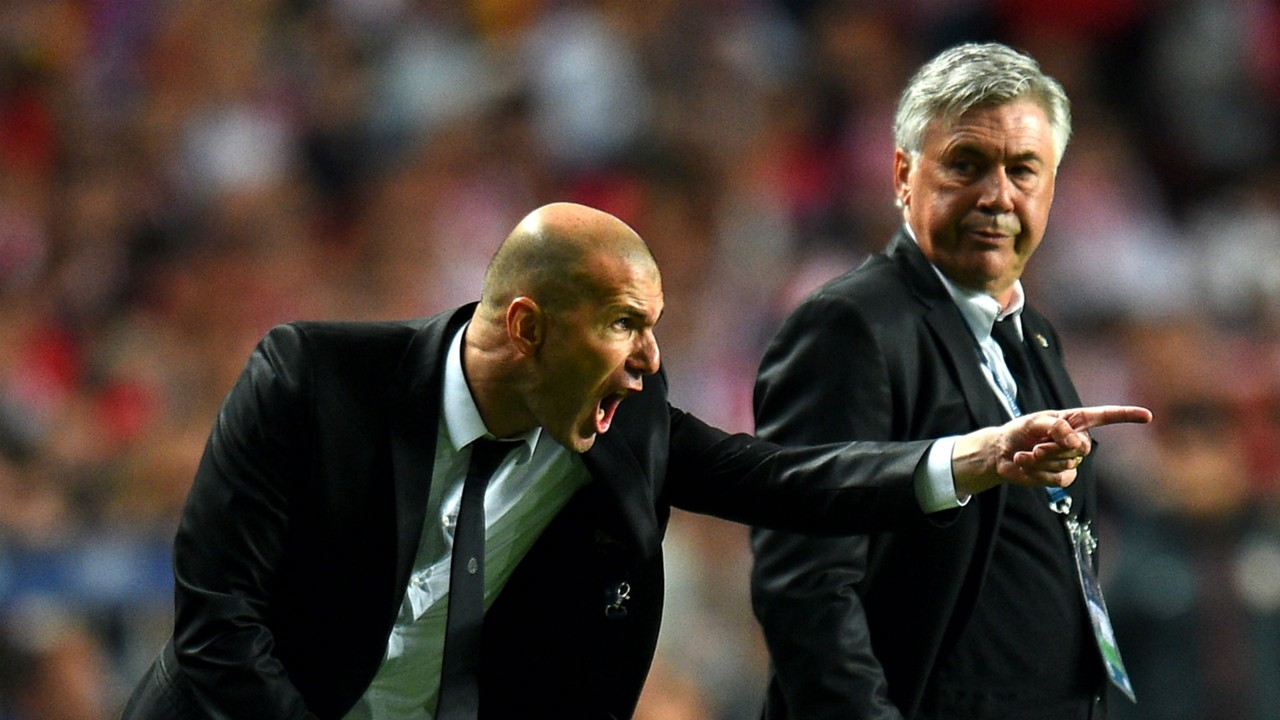
#> input picture 图像处理/data/img.png, 1280 x 720 px; the run also reads 1 picture not shown here
$ python 'CV2测试2.py'   (older library calls are emulated)
#> lines starting #> are read from the running program, lines starting #| are printed output that depends on the picture; after the words box and inside, x2 and y2 are one past the last pixel; in counts of white or black regions, pixels touching at a corner belong together
import cv2
import cv2 as cv
import numpy as np

pie = cv.imread('data/img.png')
#> pie is the input picture: shape (720, 1280, 3); mean B, G, R 51.5, 58.3, 69.4
kernel = np.ones((7, 7), np.uint8)
dilate = cv.dilate(pie, kernel, iterations=1)  # 膨胀算法，iterations属于深度大小
erosion = cv.erode(pie, kernel, iterations=1)  # 腐蚀算法，iterations属于深度大小

img = cv.imread('data/zidane.jpg')
kernel = np.ones((5, 5), np.uint8)
# 图像开运算，先腐蚀，在碰撞
opening = cv.morphologyEx(img, cv.MORPH_OPEN, kernel)
# 图像闭运算，先膨胀，在腐蚀
closing = cv.morphologyEx(img, cv.MORPH_CLOSE, kernel)

# 图像礼帽，原始输入-开运算结果
opening = cv.morphologyEx(img, cv.MORPH_TOPHAT, kernel)
# 图像黑帽，闭运算-原始输入
closing = cv.morphologyEx(img, cv.MORPH_BLACKHAT, kernel)

img = cv.imread('data/OIP-C.jpg', cv.IMREAD_GRAYSCALE)
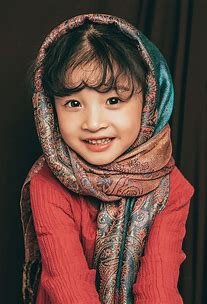
#> input picture 图像处理/data/OIP-C.jpg, 207 x 304 px
#> img: shape (304, 207); min 0, max 255, mean 77.1
sobelx = cv.Sobel(img, cv.CV_64F, 1, 0, ksize=3)

sobely = cv.Sobel(img, cv.CV_64F, 0, 1, ksize=3)
sobelx = cv.convertScaleAbs(sobelx)
sobely = cv.convertScaleAbs(sobely)
sobelxy = cv.addWeighted(sobelx, 0.5, sobely, 0.5, 0)

scharrx = cv.Scharr(img, cv.CV_64F, 1, 0)
scharry = cv.Scharr(img, cv.CV_64F, 0, 1)
scharrx = cv.convertScaleAbs(scharrx)
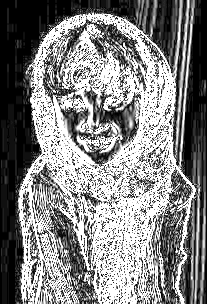
#> scharrx: shape (304, 207); min 0, max 255, mean 130.5
scharry = cv.convertScaleAbs(scharry)
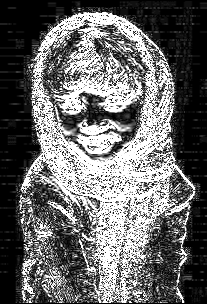
#> scharry: shape (304, 207); min 0, max 255, mean 104.6
scharrxy = cv.addWeighted(scharrx, 0.5, scharry, 0.5, 0)
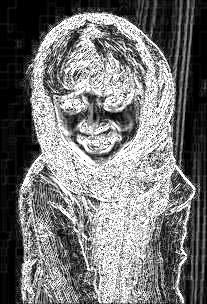
#> scharrxy: shape (304, 207); min 0, max 255, mean 117.6

laplacian = cv.Laplacian(img, cv.CV_64F)
laplacian = cv.convertScaleAbs(laplacian)

res = np.hstack((sobelxy, scharrxy, laplacian))


v1=cv.Canny(img,80,150)
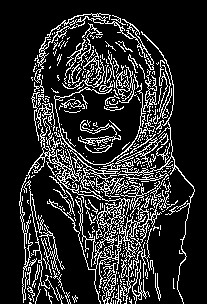
#> v1: shape (304, 207); 16.8% white in thin lines or dots, all inside (x1, y1, x2, y2) = (19, 13, 195, 304)
v2=cv.Canny(img,50,100)

res=np.hstack((v1,v2))
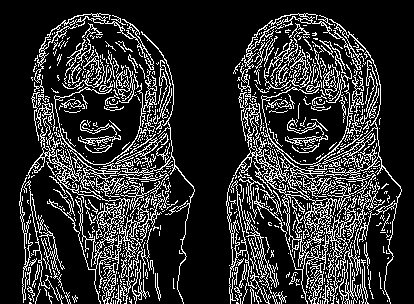
#> res: shape (304, 414); 18.3% white in thin lines or dots, all inside (x1, y1, x2, y2) = (19, 13, 402, 304)

#图像缩放
img=cv.imread('data/zidane.jpg')
up=cv.pyrUp(img)
down=cv.pyrDown(img)
#res=np.hstack((up,down))#图像拼接，行列必须相同

gray=cv.cvtColor(img,cv2.COLOR_BGR2GRAY)
ret,thresh=cv.threshold(gray,127,255,cv.THRESH_BINARY)
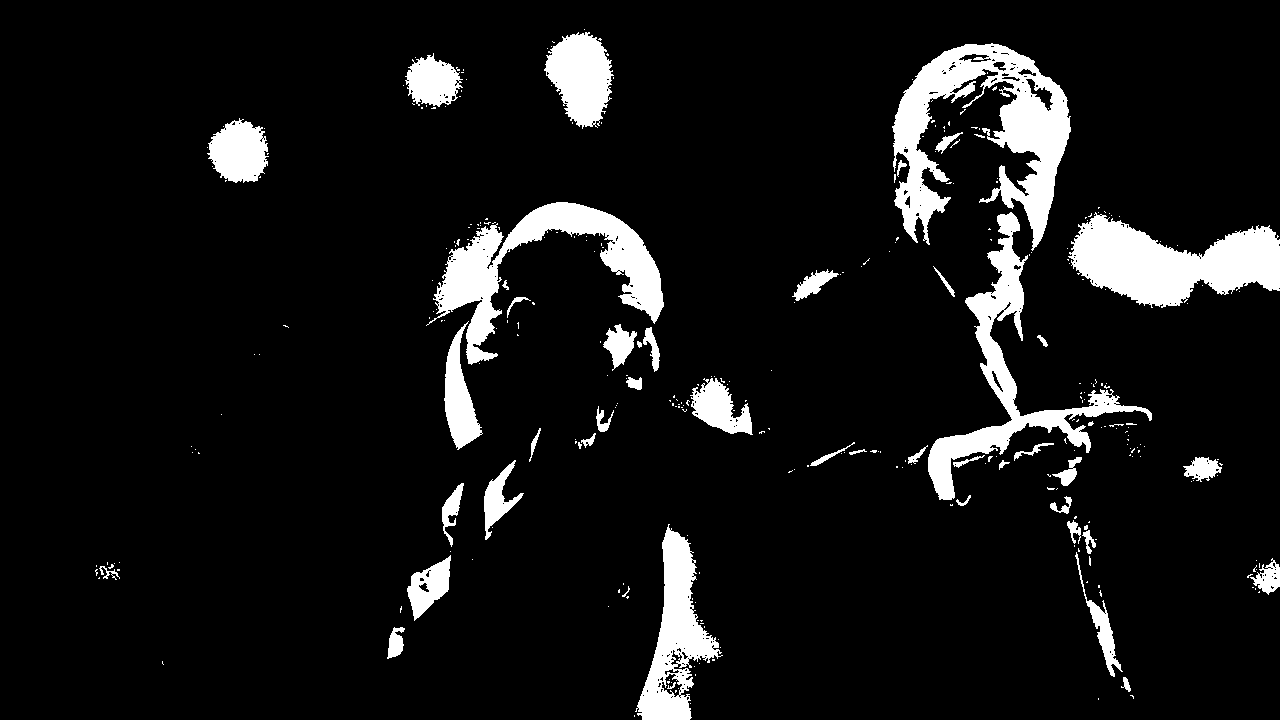
#> thresh: shape (720, 1280); 8.6% white; 323 white regions (274 under 20 px)
cv.imshow('thresh',thresh)

binary,contours,hierarchy=cv.findContours(thresh,cv.RETR_TREE,cv.CHAIN_APPROX_NONE)
#> contours = 600 contours, 541 with area under 20; largest, box (x1, y1, x2, y2) and area: (892, 43, 1071, 251) 15202, (1068, 212, 1280, 308) 11426, (426, 202, 664, 365) 10539, (928, 212, 1152, 500) 9093, (635, 524, 723, 720) 6980


cnt=contours[0]#获取第一个轮廓为参数
#> cnt = [[634, 715], [634, 716]]
cv2.contourArea(cnt)#计算轮廓面积
cv.arcLength(cnt,True)#计算轮廓周长，需要闭合轮廓
#近似轮廓，具体用法未知
epsilon=0.1*cv.arcLength(cnt,True)
#> epsilon = 0.2
#> (the run stopped early here; a loop or call above may not have finished)
